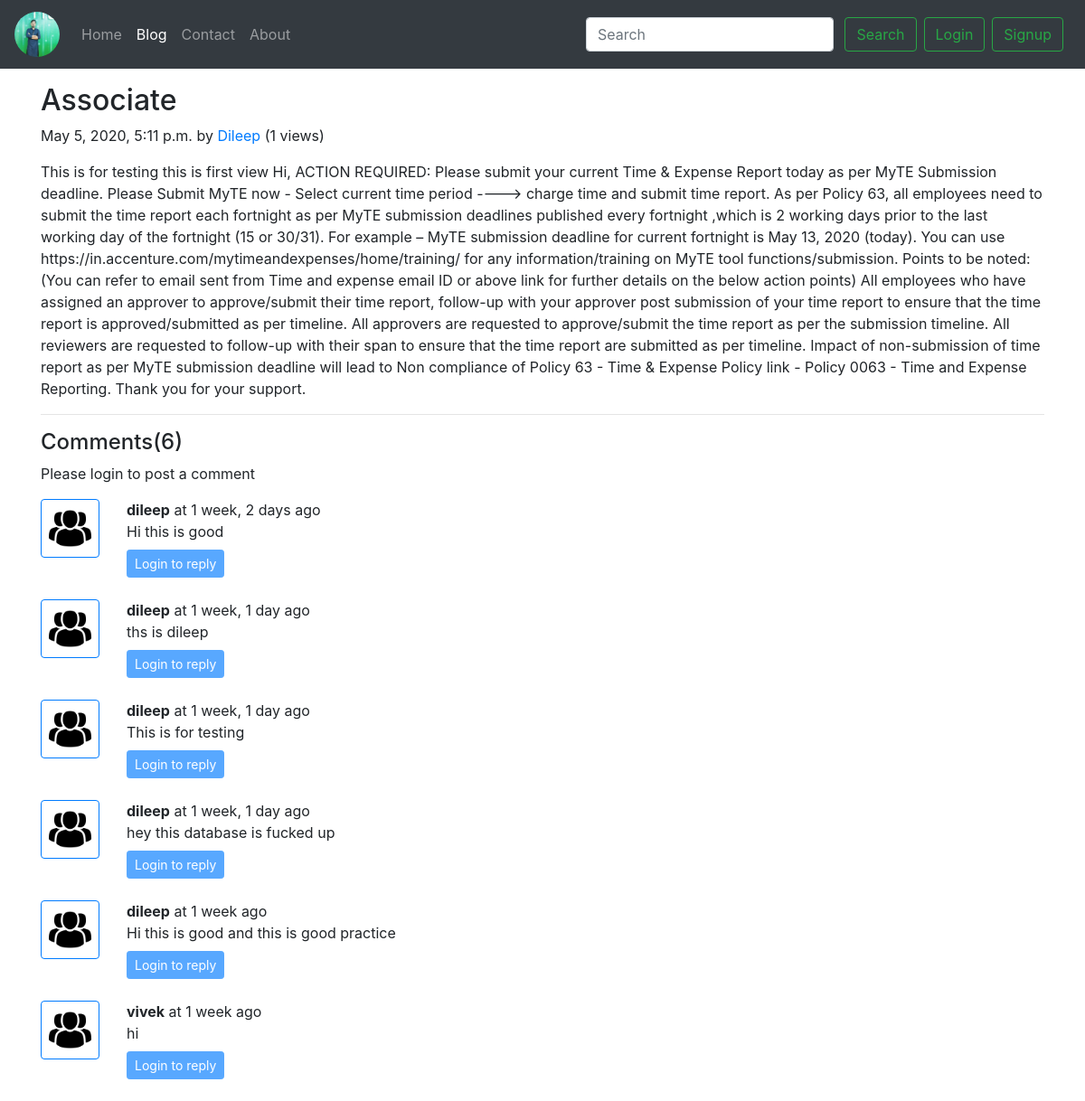
/blog/Associate-slug, run on an earlier commit of the app's database.
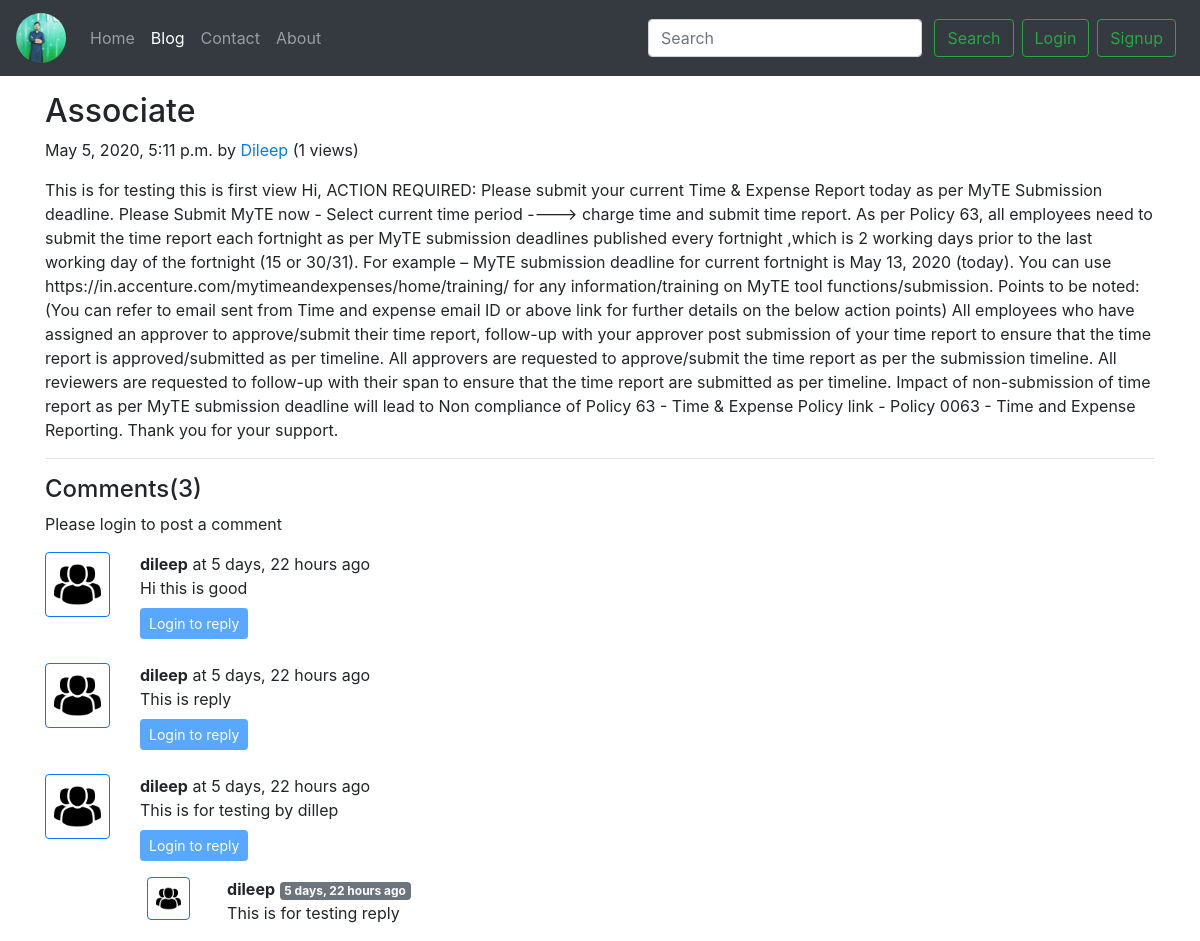
And on a later commit of the database.
### blog/models.py (models this page shows, shortened)
class Post(models.Model):
    sno = models.AutoField(primary_key=True)
    title = models.CharField(max_length=100)
    content = models.TextField()
    author = models.CharField(max_length=100)
    slug = models.CharField(max_length=130)
    views = models.IntegerField(default=0)
    timeStamp = models.DateTimeField(blank=True)

class BlogComment(models.Model):
    sno = models.AutoField(primary_key = True)
    comment = models.TextField()
    user = models.ForeignKey(User, on_delete=models.CASCADE)
    post = models.ForeignKey(Post, on_delete=models.CASCADE)
    parents = models.ForeignKey('self',on_delete=models.CASCADE,null=True)
    timestamp = models.DateTimeField(default=now)

### blog/views.py (the view)
# urls.py: path('<str:slug>', views.blogPost, name='blogPost'),
def blogPost(request,slug):
    post = Post.objects.filter(slug=slug).first()
    post.views = post.views + 1
    post.save()
    comments = BlogComment.objects.filter(post=post,parents=None)
    replies = BlogComment.objects.filter(post=post).exclude(parents=None)
    replyDict = {}
    for reply in replies:
        if reply.parents.sno not in replyDict.keys():
            replyDict[reply.parents.sno] = [reply]
        else:
            replyDict[reply.parents.sno].append(reply)
    context = {'post':post,'comments':comments,'user':request.user,'replyDict':replyDict}
    return render(request,'blog/blogPost.html',context)

### blog/templatetags/extras.py (called while the page is built)
@register.filter(name = 'get_val')
def get_val(dict,key):
    return dict.get(key)

### templates/blog/blogPost.html (shortened to what this page needs)
{% extends 'base.html' %}
{% block blogactive %} active {% endblock blogactive %}
{% block body %}
{% load humanize %}
{% load extras %}
<div class="container my-3">
    <h2 class="blog-post-title">{{post.title}}</h2>
    <p class="blog-post-meta">{{post.timeStamp}} by <a href="/about">{{post.author}}</a> (<span>{{post.views}} views</span>)
</p>
    <p>{{post.content|safe}}</p>
    <hr>
</div>
<div class="container">
<h4>Comments({{comments.count}})</h4>
<div class="my-2">
{%if user.is_authenticated %}
<form action="/blog/postComment" method="post">
 {% csrf_token %}
    <div class="form-group">
        <label for="ExamplePostComment">Post Comment</label>
        <input type="text"class="form-control" name="comment" placeholder="Enter comment here">
    </div>
     <input type="hidden" name="postSno" value="{{post.sno}}">
     <input type="hidden" name="parentSno" value="">
     {% comment %} <input  type="submit" value="submit"> {% endcomment %}
     <button type="submit" class="btn btn-primary">Submit</button>
</form>
{% else %}
<p>Please login to post a comment</p>
{% endif %}
</div>
{% for comment in comments %}
<div class="row my-2">
    <div class="col-md-1 ">
    <img class="rounded mx-auto d-block w-100 p-2 border border-primary"src="/static/img/user.png" alt="user">
     </div>
    <div class="col-md-11"><b>{{comment.user.username}}</b> at {{comment.timestamp | naturaltime }}
    <div>{{comment.comment}}</div>
    <div class="reply mx-0">
    {%if user.is_authenticated %}
     <button class="btn btn-sm btn-primary my-2" type="button" data-toggle="collapse" data-target="#replyBox{{comment.sno}}" aria-expanded="false" aria-controls="replyBox{{comment.sno}}">
    Reply
  </button>
<div class="collapse" id="replyBox{{comment.sno}}">
  <div class="card card-body my-2">
        <form action="/blog/postComment" method="post">
        {% csrf_token %}
            <div class="form-group">
                <label for="comment">Post Reply</label>
                <input type="text"class="form-control" name="comment" placeholder="Enter comment here">
                <input type="hidden" name="parentSno" value="{{comment.sno}}">
            </div>
            <input type="hidden" name="postSno" value="{{post.sno}}">
            {% comment %} <input  type="submit" value="submit"> {% endcomment %}
            <button type="submit" class="btn btn-primary">Submit</button>
        </form>
    </div>
</div>
{% else %}
<button class="btn btn-sm btn-primary my-2" type="button" data-toggle="collapse" data-target="#replyBox{{comment.sno}}" aria-expanded="false" aria-controls="replyBox{{comment.sno}}" disabled>
     Login to reply
  </button>
{% endif %}
<div class="replies my-2 ">
    {% for reply in replyDict|get_val:comment.sno %}
    <div class="row my-2">
        <div class="col md-1">
            <img class="rounded mx-auto d-block w-75 p-2 border border-primary"src="/static/img/user.png" alt="user">
        </div>
        <div class="col-md-11">
        <b>{{reply.user.username}}</b> <span class="badge badge-secondary"> {{reply.timestamp | naturaltime }}</span>
        <div>{{reply.comment}}</div>
    </div>
    <br>
</div>
{% endfor %}
</div>
    </div>
    </div>
</div>
{% endfor %}
</div>
{% endblock body %}

### templates/base.html (shortened to what this page needs)
<!doctype html>
<html lang="en">
<head>
    <link rel="stylesheet" href="https://stackpath.bootstrapcdn.com/bootstrap/4.4.1/css/bootstrap.min.css">
</head>
<body>
    <nav class="navbar navbar-expand-lg navbar-dark bg-dark">
    <a class="navbar-brand" href="/"><img  width="50" src="/static/img/profile.jpg"
        alt="My image"class="brandLogo rounded-circle " ></a>
        <div class="collapse navbar-collapse" id="navbarSupportedContent">
            <ul class="navbar-nav mr-auto">
                <li class="nav-item {% block homeactive %} {% endblock homeactive %}">
                    <a class="nav-link" href="/">Home <span class="sr-only">(current)</span></a>
                </li>
                <li class="nav-item {% block blogactive %} {% endblock blogactive %}">
                    <a class="nav-link" href="/blog">Blog</a>
                </li>
                <li class="nav-item {% block contactactive %} {% endblock contactactive %}">
                    <a class="nav-link" href="/contact">Contact</a>
                </li>
                <li class="nav-item {% block aboutactive %} {% endblock aboutactive %}">
                    <a class="nav-link" href="/about">About</a>
                </li>
            </ul>
            <div class="ml-auto form-inline">
            <form action="/search" method="get" class=" my-2 my-lg-0">
                <input class="form-control mr-sm-2" type="search" placeholder="Search" name="query"id="query" aria-label="Search">
                <button class="btn btn-outline-success mr-2 my-2 my-sm-0" type="submit">Search</button>
            </form>
{% if user.is_authenticated %}
 <ul class="navbar-nav mr-2">
   <li class="nav-item dropdown">
        <a class="nav-link dropdown-toggle" href="#" id="navbarDropdown" role="button" data-toggle="dropdown" aria-haspopup="true" aria-expanded="false">
          Welcome {{request.user}}
        </a>
        <div class="dropdown-menu" aria-labelledby="navbarDropdown">
          <a class="dropdown-item " href="/logout">Logout</a>
        </div>
      </li>
</ul>
{%else%}
<button type="button" class="btn btn-outline-success mr-2" data-toggle="modal" data-target="#loginModal">
Login</button>
<button type="button" class="btn btn-outline-success mr-2" data-toggle="modal" data-target="#signupModal">
Signup</button>
{% endif %}
</div>
 </div>
    </nav>
{% block body %}
{% endblock body %}
</body>
</html>

What changed in the data, as far as the page shows it:
removed BlogComment: user.username "dileep", timestamp "1 week, 2 days ago", comment "Hi this is good", shown under "Comments(6)"
removed BlogComment: user.username "dileep", timestamp "1 week, 1 day ago", comment "ths is dileep", shown under "Comments(6)"
removed BlogComment: user.username "dileep", timestamp "1 week, 1 day ago", comment "This is for testing", shown under "Comments(6)"
removed BlogComment: user.username "dileep", timestamp "1 week, 1 day ago", comment "hey this database is fucked up", shown under "Comments(6)"
removed BlogComment: user.username "dileep", timestamp "1 week ago", comment "Hi this is good and this is good practice", shown under "Comments(6)"
removed BlogComment: user.username "vivek", timestamp "1 week ago", comment "hi", shown under "Comments(6)"
added BlogComment: user.username "dileep", timestamp "5 days, 22 hours ago", comment "Hi this is good", shown under "Comments(3)"
added BlogComment: user.username "dileep", timestamp "5 days, 22 hours ago", comment "This is reply", shown under "Comments(3)"
added BlogComment: user.username "dileep", timestamp "5 days, 22 hours ago", comment "This is for testing by dillep", shown under "Comments(3)"
added BlogComment: user.username "dileep", timestamp "5 days, 22 hours ago", comment "This is for testing reply"
Also different on the page:
{{ comments.count }}: "6" → "3"
